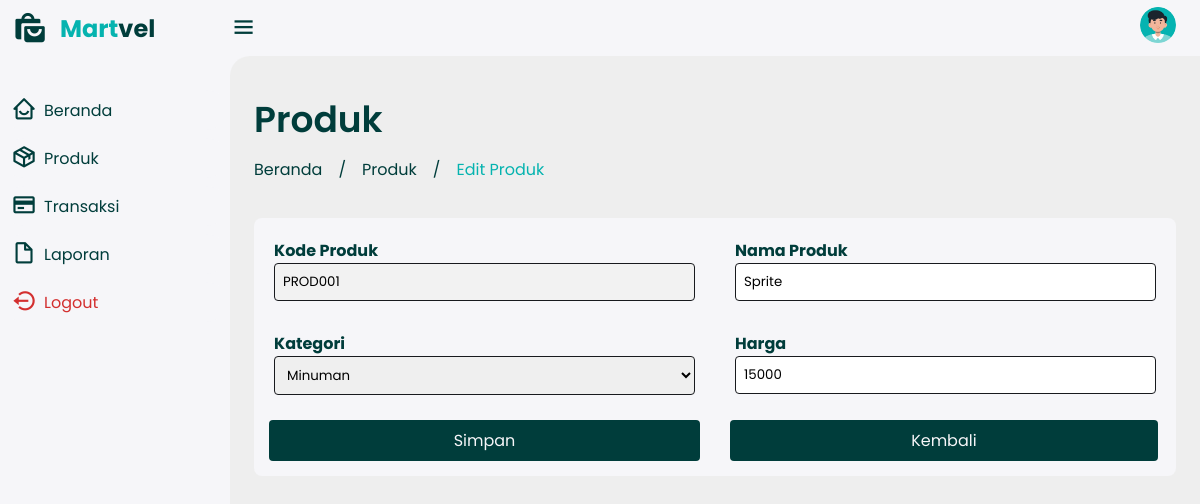
Page /editproduk.php?kodeproduk=PROD001 on the committed database.
### tables this page shows
CREATE TABLE `produk` (
  `kodeproduk` varchar(7) NOT NULL,
  `namaproduk` varchar(30) NOT NULL,
  `kategori` enum('Makanan','Minuman','Kesehatan','Elektronik','Perawatan') NOT NULL,
  `harga` int(9) NOT NULL
);

### editproduk.php (the view, shortened to what this page needs)
<!DOCTYPE html>
<html lang="en">
<head>
    <link rel="stylesheet" href="css/dashboard.css" />
    <link href="https://unpkg.com/boxicons@2.1.4/css/boxicons.min.css" rel="stylesheet" />
</head>
<body>
    <?php
    include 'sidebar.php';
    ?>
    <div class="content">
        <nav>
            <i class="bx bx-menu"></i>
            <a href="#" class="profile" id="profile-link">
                <img src="img/profile.jpg" />
            </a>
        </nav>
        <main>
            <div class="header">
                <div class="left">
                    <h1>Produk</h1>
                    <ul class="breadcrumb">
                        <li><a href="dashboard.php">Beranda</a></li>
                        <li>/</li>
                        <li><a href="produk.php">Produk</a></li>
                        <li>/</li>
                        <li><a href="editproduk.php" class="active">Edit Produk</a></li>
                    </ul>
                </div>
            </div>
            <?php
            include 'koneksi.php';
            $kodeproduk = $_GET['kodeproduk'];
            $sql = "SELECT * FROM produk WHERE kodeproduk = '$kodeproduk'";
            $query  = mysqli_query($conn, $sql);
            $row   = mysqli_fetch_array($query);
            $kategori = array(
                "Minuman" => "Minuman",
                "Makanan" => "Makanan",
                "Kesehatan" => "Kesehatan",
                "Elektronik" => "Elektronik",
                "Perawatan" => "Perawatan"
            );
            ?>
            <div class="modal2-body">
                <form id="formEditProduk" action="aksieditproduk.php" method="post">
                    <div class="form-group">
                        <div class="form-row">
                            <label for="kodeProduk">Kode Produk</label>
                            <input type="text" id="kodeproduk" name="kodeproduk" value="<?php echo $row['kodeproduk']; ?>" readonly />
                        </div>
                        <div class="form-row">
                            <label for="namaProduk">Nama Produk</label>
                            <input type="text" id="namaproduk" name="namaproduk" value="<?php echo $row['namaproduk']; ?>" />
                        </div>
                        <div class="form-row">
                            <label for="kategori">Kategori</label>
                            <select id="kategori" name="kategori">
                                <?php
                                foreach ($kategori as $key => $value) {
                                    $selected = ($row['kategori'] == $value) ? 'selected' : '';
                                    echo '<option value="' . $value . '" ' . $selected . '>' . $value . '</option>';
                                }
                                ?>
                            </select>
                        </div>
                        <div class="form-row">
                            <label for="harga">Harga</label>
                            <input type="text" id="harga" name="harga" value="<?php echo $row['harga']; ?>" />
                        </div>
                        <button class="btn btn-primary" id="btnSimpan" type="submit">Simpan</button>
                        <a href="produk.php">
                            <button class="btn btn-secondary" id="btnKembali" type="button">Kembali</button>
                        </a>
                    </div>
                </form>
            </div>
    </div>
</body>
</html>

### css/dashboard.css (style rules this page uses)
:root { --primary: #003d3b; --primary2: #05b3af; --light: #f6f6f9; --grey: #eee; --dark: #181a1e; --danger: #d32f2f; --light-danger: #fecdd3; --dark-danger: #6b1919; --warning: #fbc02d; --light-warning: #fff2c6; --success: #388e3c; --light-success: #bbf7d0; }
* { margin: 0; padding: 0; box-sizing: border-box; font-family: "Poppins", sans-serif; }
.bx { font-size: 1.7rem; }
a { text-decoration: none; }
li { list-style: none; }
html { overflow-x: hidden; }
body { background: var(--grey); overflow-x: hidden; }
.content { position: relative; width: calc(100% - 230px); left: 230px; transition: all 0.3s ease; }
.content nav { height: 56px; background: var(--light); padding: 0 24px 0 0; display: flex; align-items: center; grid-gap: 24px; position: sticky; top: 0; left: 0; z-index: 1000; justify-content: space-between; }
.content nav::before { content: ""; position: absolute; width: 40px; height: 40px; bottom: -40px; left: 0; border-radius: 50%; box-shadow: -20px -20px 0 var(--light); }
.content nav a { color: var(--primary); }
.content nav .bx.bx-menu { cursor: pointer; color: var(--primary); }
.content nav .profile img { width: 36px; height: 36px; object-fit: cover; border-radius: 50%; }
.content main { width: 100%; padding: 36px 24px; max-height: calc(100vh - 56px); overflow-x: auto; }
.content main .header { display: flex; align-items: center; justify-content: space-between; grid-gap: 16px; flex-wrap: wrap; }
.content main .header .left h1 { font-size: 36px; font-weight: 600; margin-bottom: 10px; color: var(--primary); }
.content main .header .left .breadcrumb { display: flex; align-items: center; grid-gap: 16px; }
.content main .header .left .breadcrumb li { color: var(--primary); }
.content main .header .left .breadcrumb li a { color: var(--dark-grey); }
.content main .header .left .breadcrumb li a.active { color: var(--primary2); }
.content main .form-group { display: grid; grid-template-columns: repeat(auto-fit, minmax(300px, 1fr)); margin-top: 36px; background-color: var(--light); padding: 10px; grid-gap: 20px; border-radius: 8px; overflow: hidden; color: var(--primary); }
.content main .form-group .form-row { padding: 10px; margin-bottom: -10px; }
.content main .form-group label { font-weight: bold; }
.content main .form-group input[type="text"], .content main .form-group input[type="date"], .content main .form-group input[type="number"], .content main .form-group select { width: 100%; padding: 8px; border: 1px solid var(--dark); border-radius: 4px; }
.content main .form-group button { margin-top: 20px; margin-bottom: 10px; padding: 8px 16px; border: none; background-color: var(--primary); color: var(--light); border-radius: 4px; cursor: pointer; transition: transform 0.2s; justify-content: center; }
.content main .form-group a button { width: 97%; }
.content main .form-group:last-child { margin-top: 36px; display: grid; grid-template-columns: repeat(2, minmax(150px, 1fr)); grid-gap: 20px; }
.content main .form-group:last-child button { padding: 8px 24px; border-radius: 4px; display: flex; align-items: center; grid-gap: 8px; cursor: pointer; margin: 5px; transition: transform 0.2s; }
.btn { cursor: pointer; padding: 10px 20px; border: none; border-radius: 5px; font-size: 16px; color: var(--light); transition: background-color 0.3s; }
.btn-primary { background-color: #006967; }
.btn-secondary { background-color: var(--primary); }
input:read-only { background-color: #f2f2f2; }
*, *:before, *:after { -webkit-box-sizing: border-box; -moz-box-sizing: border-box; box-sizing: border-box; }

### rows in the picture
produk: kodeproduk "PROD001", namaproduk "Sprite", harga "15000"

### other values in the picture
form field kategori "Minuman"
